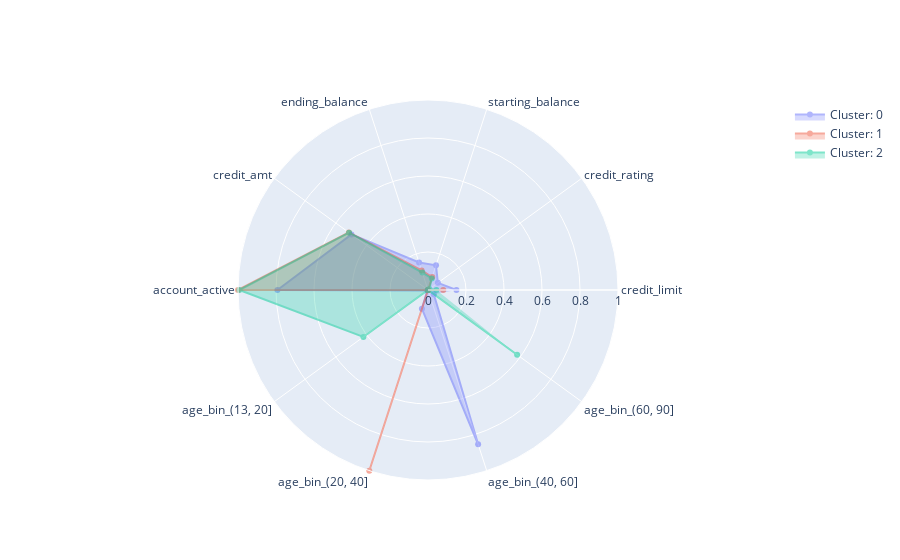

Notebook source saved alongside this figure:
### Code cell
plot_radar(credit_data)

### Figure 1 — Plotly figure (JSON) as saved in the notebook; plotly's stock layout.template omitted (floating-point values rounded to 4 significant figures)
{"data": [{"fill": "toself", "name": "Cluster: 0", "opacity": 0.5, "r": [0.1498, 0.06415, 0.1365, 0.1523, 0.4978, 0.7925, 0.004717, 0.1038, 0.8538, 0.03774], "theta": ["credit_limit", "credit_rating", "starting_balance", "ending_balance", "credit_amt", "account_active", "age_bin_(13, 20]", "age_bin_(20, 40]", "age_bin_(40, 60]", "age_bin_(60, 90]"], "type": "scatterpolar", "visible": true}, {"fill": "toself", "name": "Cluster: 1", "opacity": 0.5, "r": [0.08027, 0, 0.07133, 0.1085, 0.5149, 1, 0, 1, 0, 0], "theta": ["credit_limit", "credit_rating", "starting_balance", "ending_balance", "credit_amt", "account_active", "age_bin_(13, 20]", "age_bin_(20, 40]", "age_bin_(40, 60]", "age_bin_(60, 90]"], "type": "scatterpolar", "visible": true}, {"fill": "toself", "name": "Cluster: 2", "opacity": 0.5, "r": [0.0441, 0.008696, 0.06364, 0.09621, 0.5134, 0.9928, 0.4203, 0, 0, 0.5797], "theta": ["credit_limit", "credit_rating", "starting_balance", "ending_balance", "credit_amt", "account_active", "age_bin_(13, 20]", "age_bin_(20, 40]", "age_bin_(40, 60]", "age_bin_(60, 90]"], "type": "scatterpolar", "visible": true}], "layout": {"autosize": true, "polar": {"angularaxis": {"type": "category"}, "radialaxis": {"autorange": false, "range": [0, 1], "type": "linear", "visible": true}}, "showlegend": true}}
